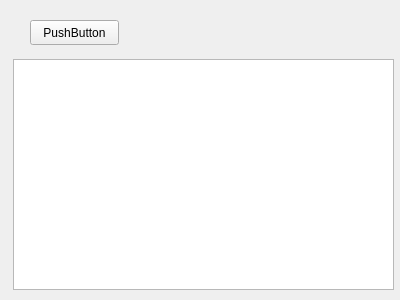
<?xml version="1.0" encoding="UTF-8"?>
<ui version="4.0">
 <class>Widget</class>
 <widget class="QWidget" name="Widget">
  <property name="geometry">
   <rect>
    <x>0</x>
    <y>0</y>
    <width>400</width>
    <height>300</height>
   </rect>
  </property>
  <property name="windowTitle">
   <string>Widget</string>
  </property>
  <widget class="QTextEdit" name="textEdit">
   <property name="geometry">
    <rect>
     <x>13</x>
     <y>59</y>
     <width>381</width>
     <height>231</height>
    </rect>
   </property>
  </widget>
  <widget class="QPushButton" name="pushButton">
   <property name="geometry">
    <rect>
     <x>30</x>
     <y>20</y>
     <width>89</width>
     <height>25</height>
    </rect>
   </property>
   <property name="text">
    <string>PushButton</string>
   </property>
  </widget>
 </widget>
 <layoutdefault spacing="6" margin="11"/>
 <resources/>
 <connections/>
</ui>
